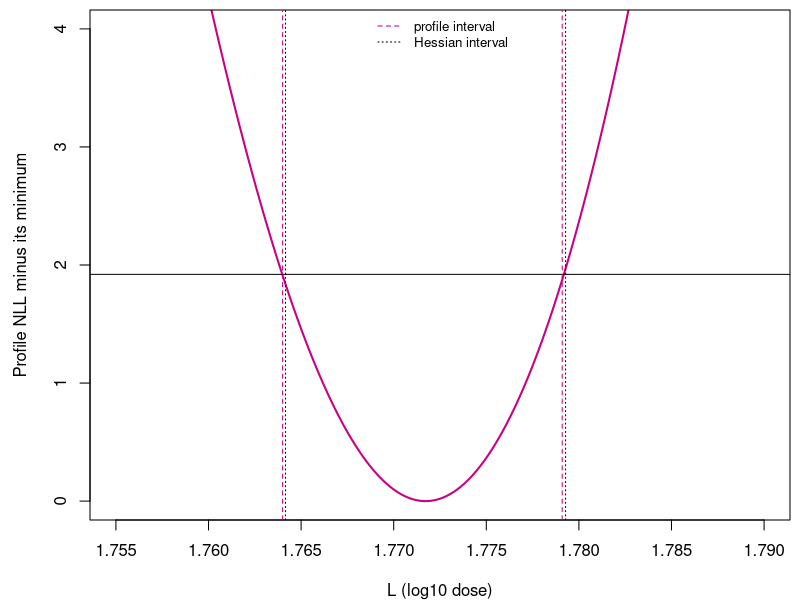

Here is the R script that generated this plot:
## ---- chunk 1
knitr::opts_chunk$set(echo = FALSE, warning = FALSE, message = FALSE,
                       fig.width = 6.5, fig.height = 0.3)

# draws n full-width blank lines (margin to margin) for handwritten answers,
# as a single plot so spacing is deterministic; pair with fig.height = 0.3 * n
blank_lines <- function(n = 1) {
  par(mar = c(0, 0, 0, 0))
  plot(NA, xlim = c(0, 1), ylim = c(0, n), axes = FALSE, xlab = "", ylab = "")
  for (i in seq_len(n)) {
    segments(0, n - i + 0.5, 1, n - i + 0.5, lwd = 1)
  }
}

# reserves blank work space (no ruled lines) for equation manipulation /
# show-your-work; pair with fig.height set to however much room is needed
blank_space <- function() {
  par(mar = c(0, 0, 0, 0))
  plot.new()
}

# keeps a prompt and its answer space on one PDF page: place `r nq(...)` on its
# own line just above the prompt. Emits nothing in non-LaTeX output. lines =
# lines of prompt text, rows = rows of blank space below it (0.3 in each),
# extra = any other height (in inches), e.g. a figure or table
nq <- function(lines, rows = 0, extra = 0) {
  if (!knitr::is_latex_output()) return("")
  knitr::asis_output(sprintf("\n\\needspace{%.2fin}\n", 0.23 * lines + 0.15 + 0.3 * rows + extra))
}

beetles <- read.csv("../../data/BeetleFumigation.csv")
x <- beetles$log10_dose
n_exposed <- beetles$beetles
killed <- beetles$killed

nll_ld50 <- function(par) {
  -sum(dbinom(killed, size = n_exposed, prob = plogis(par[2] * (x - par[1])), log = TRUE))
}
check_val <- nll_ld50(c(1.75, 30))
check_val_nc <- check_val - sum(lchoose(n_exposed, killed))
## ---- chunk 2
ans_col <- rgb(200, 0, 130, maxColorValue = 255)
# redraws blank_table() so cells flagged TRUE in `ans` use the answer color
blank_table <- function(headers, body, col_widths = NULL,
                        header_height = 0.35, row_height = 0.5,
                        cex = 0.95, bold_rows = integer(0), ans = NULL) {
  nc <- length(headers); nr <- length(body)
  if (is.null(col_widths)) col_widths <- rep(1, nc)
  col_widths <- col_widths / sum(col_widths)
  cx <- c(0, cumsum(col_widths))
  h_total <- header_height + nr * row_height
  par(mar = c(0, 0, 0, 0), family = "serif")
  plot(NA, xlim = c(0, 1), ylim = c(0, h_total), axes = FALSE, xlab = "", ylab = "",
       xaxs = "i", yaxs = "i")
  y <- h_total
  segments(0, y, 1, y, lwd = 1.5)
  y <- y - header_height
  segments(0, y, 1, y, lwd = 1.5)
  for (i in seq_len(nr)) {
    y <- y - row_height
    segments(0, y, 1, y, lwd = if (i == nr) 1.5 else 0.5,
             col = if (i == nr) "black" else "grey70")
  }
  for (v in cx) segments(v, 0, v, h_total, lwd = 1)
  yh <- h_total - header_height / 2
  for (j in seq_len(nc)) text((cx[j] + cx[j + 1]) / 2, yh, labels = headers[[j]], font = 2, cex = cex)
  y <- h_total - header_height
  for (i in seq_len(nr)) {
    yc <- y - row_height / 2
    for (j in seq_len(nc)) {
      val <- body[[i]][[j]]
      is_ans <- !is.null(ans) && isTRUE(ans[[i]][[j]])
      if (!identical(val, "")) text((cx[j] + cx[j + 1]) / 2, yc, labels = val, cex = cex,
                                    font = if (i %in% bold_rows) 2 else 1,
                                    col = if (is_ans) ans_col else "black")
    }
    y <- y - row_height
  }
}
## ---- chunk 3
f2 <- function(v, d = 2) formatC(v, format = "f", digits = d)
log_choose <- sum(lchoose(n_exposed, killed))
fit2 <- optim(c(1.77, 34), nll_ld50, hessian = TRUE)
se_L <- sqrt(diag(solve(fit2$hessian)))[1]
wald_L <- fit2$par[1] + c(-1, 1) * 1.96 * se_L
L_grid <- seq(1.755, 1.790, by = 0.0001)
prof <- sapply(L_grid, function(L) optimize(function(b) nll_ld50(c(L, b)), c(5, 80))$objective)
dprof <- prof - fit2$value
prof_L <- range(L_grid[dprof <= qchisq(0.95, 1) / 2])
nll_ld99 <- function(par) {
  -sum(dbinom(killed, n_exposed, plogis(par[2] * (x - par[1]) + qlogis(0.99)), log = TRUE))
}
fit99 <- optim(c(1.9, 34), nll_ld99)
L99_grid <- seq(1.86, 1.98, by = 0.0002)
prof99 <- sapply(L99_grid, function(L) optimize(function(b) nll_ld99(c(L, b)), c(5, 80))$objective)
prof_L99 <- range(L99_grid[prof99 - fit99$value <= qchisq(0.95, 1) / 2])
## ---- chunk 4
# the pasted vectors above must match the CSV
stopifnot(all.equal(x, c(1.6907, 1.7242, 1.7552, 1.7842, 1.8113, 1.8369, 1.8610, 1.8839)),
          all.equal(n_exposed, c(59, 60, 62, 56, 63, 59, 62, 60)),
          all.equal(killed, c(6, 13, 18, 28, 52, 53, 61, 60)))
## ---- chunk 5
par(mar = c(4, 4.5, 0.5, 0.5))
plot(L_grid, dprof, type = "l", lwd = 2, ylim = c(0, 4), col = ans_col,
     xlab = "L (log10 dose)", ylab = "Profile NLL minus its minimum")
abline(h = qchisq(0.95, 1) / 2)
abline(v = prof_L, lty = 2, col = ans_col)
abline(v = wald_L, lty = 3)
legend("top", c("profile interval", "Hessian interval"), lty = c(2, 3),
       col = c(ans_col, "black"), bty = "n", cex = 0.8)
